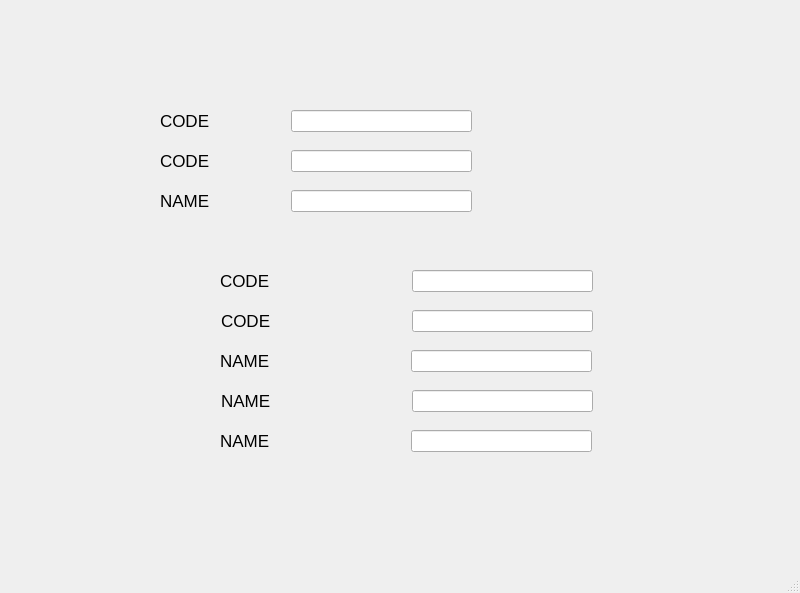
<?xml version="1.0" encoding="UTF-8"?>
<ui version="4.0">
 <class>MainWindow</class>
 <widget class="QMainWindow" name="MainWindow">
  <property name="geometry">
   <rect>
    <x>0</x>
    <y>0</y>
    <width>800</width>
    <height>593</height>
   </rect>
  </property>
  <property name="windowTitle">
   <string>MainWindow</string>
  </property>
  <widget class="QWidget" name="centralwidget">
   <widget class="QLabel" name="lb_VehicleEntry_code2">
    <property name="geometry">
     <rect>
      <x>160</x>
      <y>150</y>
      <width>120</width>
      <height>22</height>
     </rect>
    </property>
    <property name="font">
     <font>
      <pointsize>13</pointsize>
     </font>
    </property>
    <property name="text">
     <string>CODE</string>
    </property>
   </widget>
   <widget class="QLineEdit" name="le_VehicleEntry_code2">
    <property name="geometry">
     <rect>
      <x>291</x>
      <y>150</y>
      <width>181</width>
      <height>22</height>
     </rect>
    </property>
   </widget>
   <widget class="QLineEdit" name="le_VehicleEntry_code1">
    <property name="geometry">
     <rect>
      <x>291</x>
      <y>110</y>
      <width>181</width>
      <height>22</height>
     </rect>
    </property>
   </widget>
   <widget class="QLineEdit" name="le_VehicleEntry_name_6">
    <property name="geometry">
     <rect>
      <x>291</x>
      <y>190</y>
      <width>181</width>
      <height>22</height>
     </rect>
    </property>
   </widget>
   <widget class="QLabel" name="lb_VehicleEntry_code1">
    <property name="geometry">
     <rect>
      <x>160</x>
      <y>110</y>
      <width>120</width>
      <height>22</height>
     </rect>
    </property>
    <property name="font">
     <font>
      <pointsize>13</pointsize>
     </font>
    </property>
    <property name="text">
     <string>CODE</string>
    </property>
   </widget>
   <widget class="QLabel" name="lb_VehicleEntry_name_6">
    <property name="geometry">
     <rect>
      <x>160</x>
      <y>190</y>
      <width>120</width>
      <height>22</height>
     </rect>
    </property>
    <property name="font">
     <font>
      <pointsize>13</pointsize>
     </font>
    </property>
    <property name="text">
     <string>NAME</string>
    </property>
   </widget>
   <widget class="QLineEdit" name="le_VehicleReEntry_name_33">
    <property name="geometry">
     <rect>
      <x>411</x>
      <y>430</y>
      <width>181</width>
      <height>22</height>
     </rect>
    </property>
   </widget>
   <widget class="QLabel" name="lb_VehicleReEntry_name_23">
    <property name="geometry">
     <rect>
      <x>221</x>
      <y>390</y>
      <width>120</width>
      <height>22</height>
     </rect>
    </property>
    <property name="font">
     <font>
      <pointsize>13</pointsize>
     </font>
    </property>
    <property name="text">
     <string>NAME</string>
    </property>
   </widget>
   <widget class="QLineEdit" name="le_VehicleReEntry_name_23">
    <property name="geometry">
     <rect>
      <x>412</x>
      <y>390</y>
      <width>181</width>
      <height>22</height>
     </rect>
    </property>
   </widget>
   <widget class="QLabel" name="lb_VehicleReEntry_code1_3">
    <property name="geometry">
     <rect>
      <x>220</x>
      <y>270</y>
      <width>120</width>
      <height>22</height>
     </rect>
    </property>
    <property name="font">
     <font>
      <pointsize>13</pointsize>
     </font>
    </property>
    <property name="text">
     <string>CODE</string>
    </property>
   </widget>
   <widget class="QLineEdit" name="le_VehicleReEntry_code1_3">
    <property name="geometry">
     <rect>
      <x>412</x>
      <y>270</y>
      <width>181</width>
      <height>22</height>
     </rect>
    </property>
   </widget>
   <widget class="QLabel" name="lb_VehicleReEntry_code2_3">
    <property name="geometry">
     <rect>
      <x>221</x>
      <y>310</y>
      <width>120</width>
      <height>22</height>
     </rect>
    </property>
    <property name="font">
     <font>
      <pointsize>13</pointsize>
     </font>
    </property>
    <property name="text">
     <string>CODE</string>
    </property>
   </widget>
   <widget class="QLabel" name="lb_VehicleReEntry_name_33">
    <property name="geometry">
     <rect>
      <x>220</x>
      <y>430</y>
      <width>120</width>
      <height>22</height>
     </rect>
    </property>
    <property name="font">
     <font>
      <pointsize>13</pointsize>
     </font>
    </property>
    <property name="text">
     <string>NAME</string>
    </property>
   </widget>
   <widget class="QLabel" name="lb_VehicleReEntry_name_13">
    <property name="geometry">
     <rect>
      <x>220</x>
      <y>350</y>
      <width>120</width>
      <height>22</height>
     </rect>
    </property>
    <property name="font">
     <font>
      <pointsize>13</pointsize>
     </font>
    </property>
    <property name="text">
     <string>NAME</string>
    </property>
   </widget>
   <widget class="QLineEdit" name="le_VehicleReEntry_code2_3">
    <property name="geometry">
     <rect>
      <x>412</x>
      <y>310</y>
      <width>181</width>
      <height>22</height>
     </rect>
    </property>
   </widget>
   <widget class="QLineEdit" name="le_VehicleReEntry_name_13">
    <property name="geometry">
     <rect>
      <x>411</x>
      <y>350</y>
      <width>181</width>
      <height>22</height>
     </rect>
    </property>
   </widget>
  </widget>
  <widget class="QMenuBar" name="menubar">
   <property name="geometry">
    <rect>
     <x>0</x>
     <y>0</y>
     <width>800</width>
     <height>26</height>
    </rect>
   </property>
  </widget>
  <widget class="QStatusBar" name="statusbar"/>
 </widget>
 <resources/>
 <connections/>
</ui>
